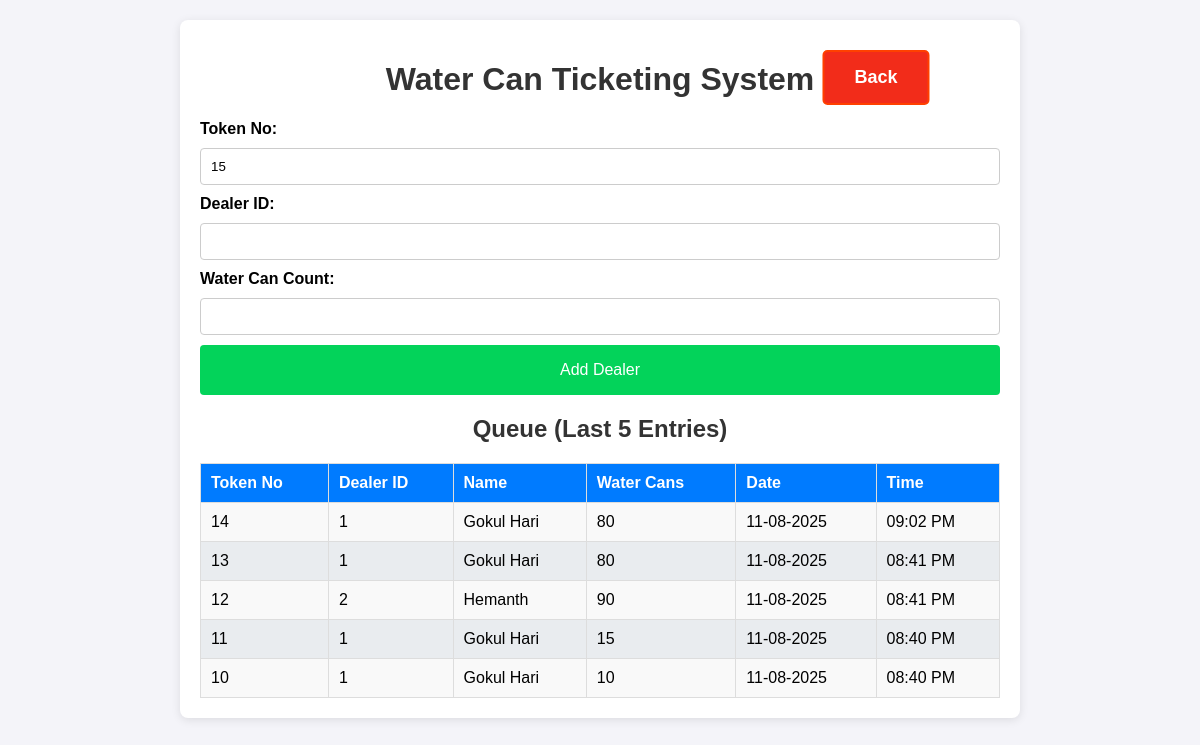
Screenshot of /data_entry with the database file from the repository.
### app.py (models this page shows, shortened)
class Dealer_details(db.Model):
    id = db.Column(db.Integer, primary_key=True)
    dealer_id = db.Column(db.String(100), nullable=False, unique=True)
    name = db.Column(db.String(100), nullable=False)
    mobile = db.Column(db.String(15), nullable=False)
    address = db.Column(db.String(400), nullable=True)
    aadhaar_file = db.Column(db.String(400))  # Path to Aadhaar copy
    photo_file = db.Column(db.String(400))

class Dealer(db.Model):
    id = db.Column(db.Integer, primary_key=True)
    dealer_id = db.Column(db.String(100), nullable=False)
    water_can_count = db.Column(db.Integer, nullable=False)
    timestamp = db.Column(db.DateTime, default=datetime.now)
    token_id = db.Column(db.Integer, nullable=False)  # Daily resetting token ID
    @property
    def formatted_date(self):
        return self.timestamp.strftime("%d-%m-%Y")  # Format the date
    @property
    def formatted_time(self):
        return self.timestamp.strftime("%I:%M %p")  # Format the time in 12-hour format

### app.py (the view)
@app.route('/data_entry')
def data_entry(error_message=None):
    today = datetime.today().date()
    dealer_queue = db.session.query(Dealer, Dealer_details.name).outerjoin(Dealer_details, Dealer.dealer_id == Dealer_details.dealer_id).filter(func.date(Dealer.timestamp) == today).order_by(Dealer.timestamp.desc()).limit(5).all()
    token_no = get_next_token_id()
    return render_template('data_entry.html', queue=dealer_queue, token_no = token_no, error_message=error_message)

### app.py (called while the page is built)
def get_next_token_id():
    today = datetime.today().date()
    tokens_today = Dealer.query.with_entities(Dealer.token_id)\
        .filter(func.date(Dealer.timestamp) == today)\
        .order_by(Dealer.token_id.asc())\
        .all()
    token_ids = [token[0] for token in tokens_today]
    max_token_id = max(token_ids) if len(token_ids)>0 else 0
    for i in range(1, max_token_id + 2):
        if i not in token_ids:
            return i
    return 1

### templates/data_entry.html (shortened to what this page needs)
<!DOCTYPE html>
<html lang="en">
<head>
    <link rel="stylesheet" href="/static/styles.css">
</head>
<body>
    <div class="container">
        <h1>Water Can Ticketing System</h1>
        <form action="/add_dealer" method="POST" class="form">
            <label for="token_no">Token No:</label>
            <input type="text" id="token_no" name="token_no" value="{{token_no}}" required >
            <label for="dealer_id">Dealer ID:</label>
            <input type="text" id="dealer_id" name="dealer_id" required autofocus>
            <label for="water_can_count">Water Can Count:</label>
            <input type="number" id="water_can_count" name="water_can_count" required>
            <button type="submit" class="btn">Add Dealer</button>
        </form>
        <h2>Queue (Last 5 Entries)</h2>
        <table>
            <thead>
                <tr>
                    <th>Token No</th>
                    <th>Dealer ID</th>
                    <th>Name</th>
                    <th>Water Cans</th>
                    <th>Date</th>
                    <th>Time</th>
                </tr>
            </thead>
            <tbody>
                {% for dealer, dealer_name in queue %}
                <tr>
                    <td>{{ dealer.token_id }}</td>
                    <td>{{ dealer.dealer_id }}</td>
                    <td>{{ dealer_name }}</td>
                    <td>{{ dealer.water_can_count }}</td>
                    <td>{{ dealer.formatted_date }}</td>
                    <td>{{ dealer.formatted_time }}</td>
                </tr>
                {% endfor %}
            </tbody>
        </table>
    </div>
    <a href="/" class="back">Back</a>
</body>
</html>

### static/styles.css (style rules this page uses)
body { font-family: Arial, sans-serif; background-color: #f4f4f9; margin: 0; padding: 0; }
.container { max-width: 800px; margin: 20px auto; background: #fff; padding: 20px; border-radius: 8px; box-shadow: 0 2px 10px rgba(0, 0, 0, 0.1); }
h1, h2 { color: #333; text-align: center; }
.form { display: flex; flex-direction: column; gap: 10px; margin-bottom: 20px; }
.form label { font-weight: bold; }
.form input { padding: 10px; border: 1px solid #ccc; border-radius: 4px; }
.btn { background-color: #03d35a; color: #fff; border: none; padding: 10px; border-radius: 4px; cursor: pointer; font-size: medium; height: 50px; }
table { width: 100%; border-collapse: collapse; margin-top: 10px; }
h2 { text-align: center; margin-bottom: 20px; }
table th, table td { padding: 10px; border: 1px solid #ddd; text-align: left; }
table th { background-color: #007bff; color: white; }
table tbody tr:nth-child(odd) { background-color: #f9f9f9; }
table tbody tr:nth-child(even) { background-color: #e9ecef; }
a { display: inline-block; padding: 15px 30px; font-size: 18px; font-weight: bold; text-align: center; text-decoration: none; background-color: #007bff; color: white; border-radius: 5px; border: 2px solid #007bff; transition: all 0.3s ease; position: absolute; left: 50%; transform: translateX(-50%); transition: transform 0.2s, background-color 0.2s; }
.back { background-color: #f22c1a; border: 2px solid #ff4000; top: 50px; left: 73%; }

### rows the page displays
Dealer_details: token_id "14", dealer_id "1", name "Gokul Hari", water_can_count "80", formatted_date "11-08-2025", formatted_time "09:02 PM", token_id "13", formatted_time "08:41 PM", token_id "11", water_can_count "15", formatted_time "08:40 PM", token_id "10", water_can_count "10"
Dealer_details: token_id "12", dealer_id "2", name "Hemanth", water_can_count "90", formatted_date "11-08-2025", formatted_time "08:41 PM"
